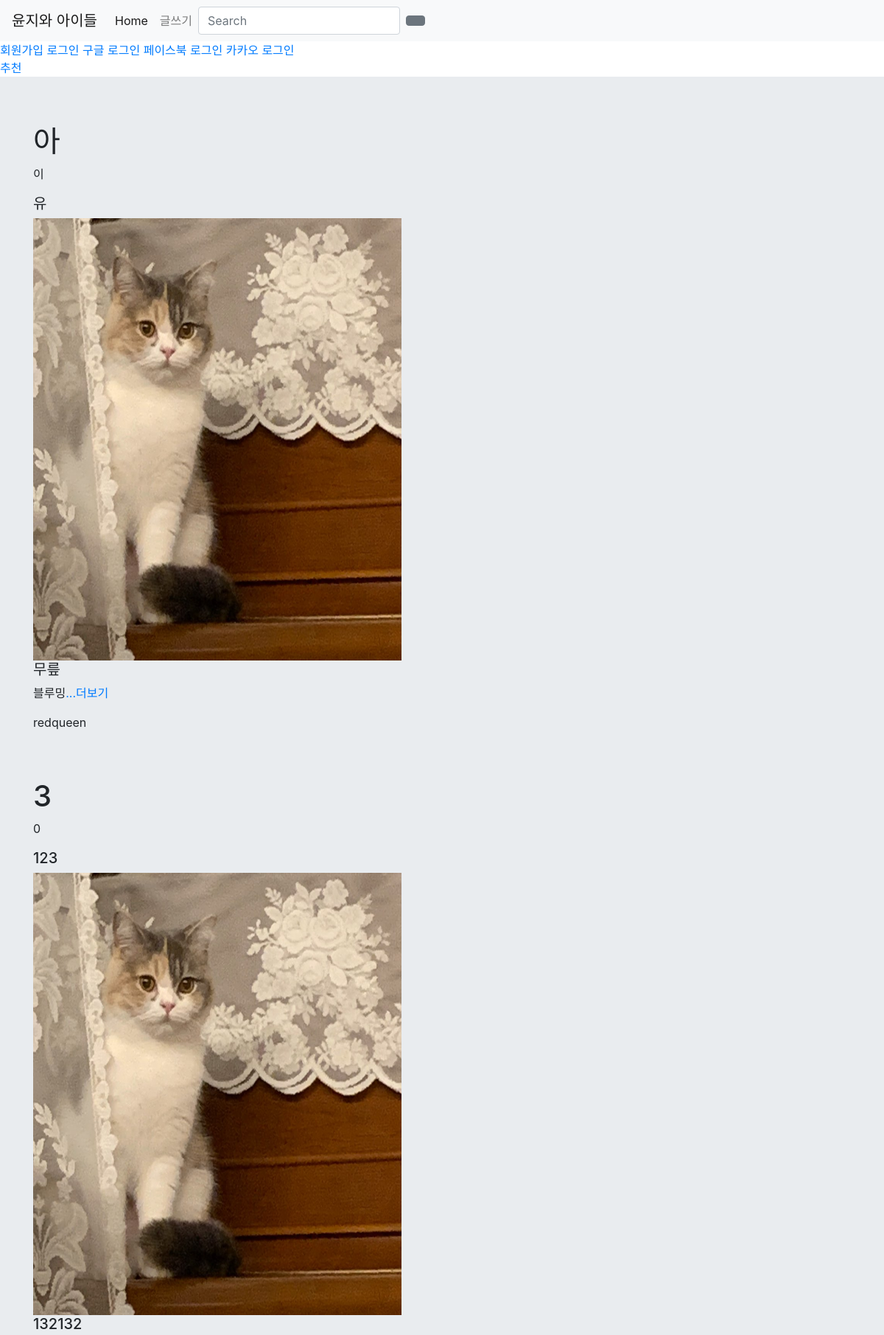
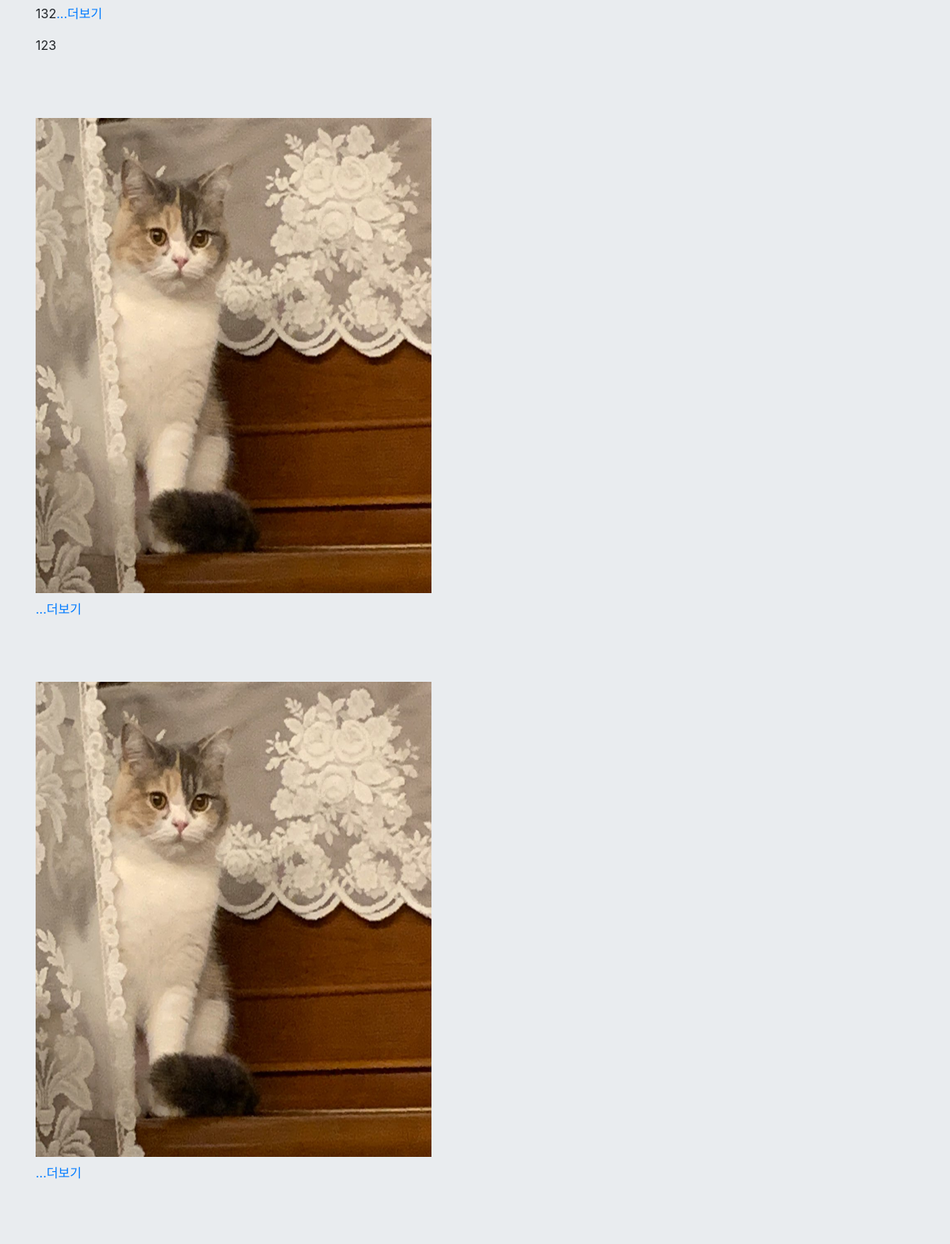
The page / (upper part) on the database its author committed (2 pictures, top to bottom).
### writing/models.py (models this page shows, shortened)
class Blog(models.Model):
    title = models.CharField(max_length = 200)
    money = models.CharField(max_length = 200)
    one_line = models.CharField(max_length = 200)
    image = models.ImageField(null = True, blank = True, upload_to = 'image', default="image/elly.png")
    pub_date=models.DateTimeField(auto_now_add=True)
    seller = models.TextField()
    content = models.TextField()
    content_list = models.TextField()
    count = models.IntegerField(default = 0)
    like_num = models.PositiveIntegerField(default=0, blank=True)

### writing/views.py (the view)
# urls.py: 2. Add a URL to urlpatterns:  path('', views.home, name='home')
def home(request):
    blogs = Blog.objects
    if request.user.is_authenticated:
        now_login = Account.objects.get(user=request.user)
        return render(request, 'home.html', {'blogs': blogs,'user': now_login, 'account' : now_login})
    else:
        return render(request, 'home.html',{'blogs': blogs})

### writing/templates/home.html (shortened to what this page needs)
<!DOCTYPE html>
<html lang="en">
<head>
</head>
{% extends 'base.html' %}
{% block content %}
<body>
    {% load socialaccount %}
    {% if user.user.is_authenticated %}
    <p>{{user.nickname}}님 반갑습니다.</p>
    <a href="{% url 'logout' %}">로그아웃</a>
    <a href="{% url 'profile' %}">프로필</a>
    {% else %}
    <a href="{% url 'signup' %}">회원가입</a>
    <a href="{% url 'login' %}">로그인</a>
    <a href="{% provider_login_url 'google' %}">구글 로그인</a>
    <a href="{% provider_login_url 'facebook' %}">페이스북 로그인</a>
    <a href="{% provider_login_url 'kakao' %}">카카오 로그인</a>
    {% endif %}
    <br>
    <a href="{% url 'recommend' %}">추천</a>
    <div class="jumbotron jumbotron-fluid">
        <div class="container">
            {% for blog in blogs.all %}
            <h1>{{blog.title}}</h1>
            <p>{{blog.money}}</p>
            <h5>{{blog.one_line}}</h5>
            {% if blog.image %}
            <img src="{{blog.image.url}}" alt="이미지가 없습니다." width="500" height="600">
            {% endif %}
            <h5>{{blog.seller}}</h5>
            <p>{{blog.content}}<a href="{% url 'detail' blog.id %}">...더보기</a></p>
            <p>{{blog.content_list}}</p>
            <br>
            <br>
            {% endfor %}
        </div>
    </div>
</body>
{% endblock %}

### rows shown on the page
Blog: title "아", money "이", one_line "유", image (picture), seller "무릎", content "블루밍", content_list "redqueen"
Blog: title "3", money "0", one_line "123", image (picture), seller "132132", content "132", content_list "123"
Blog: image (picture)
Blog: image (picture)
